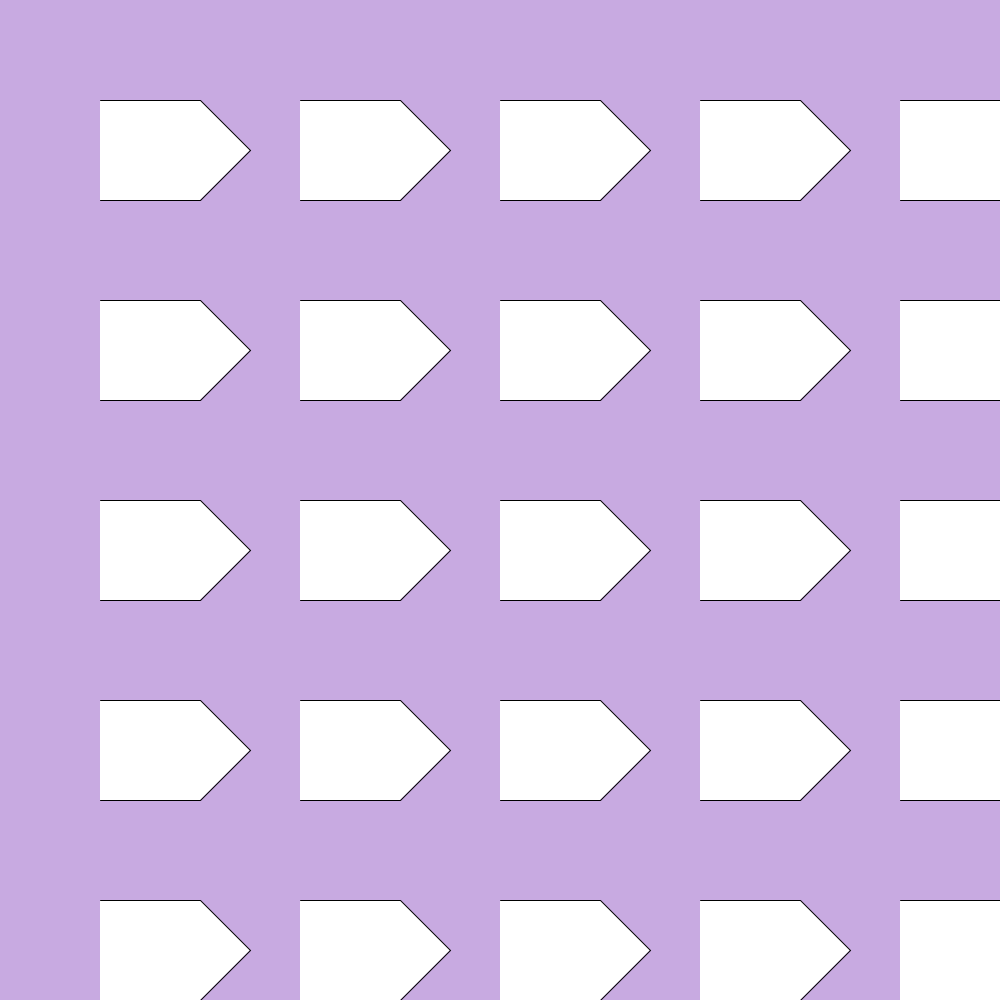
Frame 1 (no input)
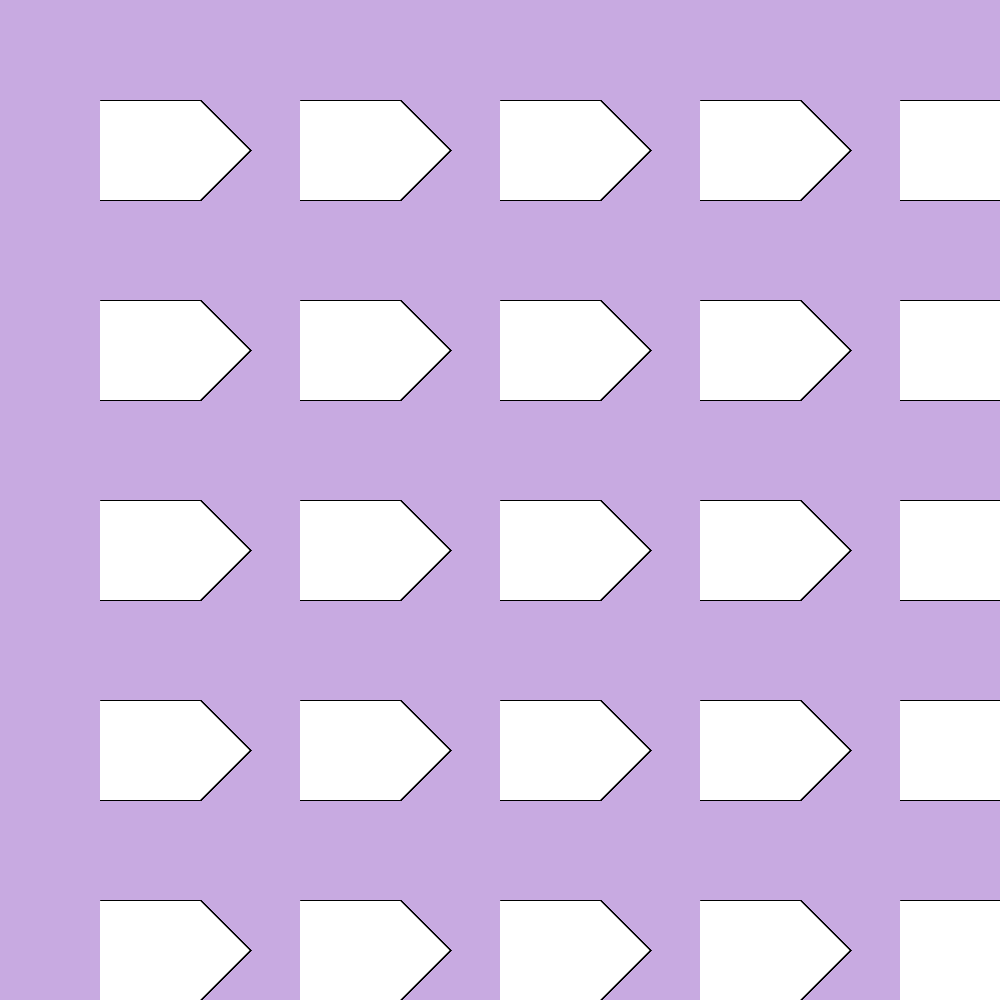
Frame 60 (the mouse pressed at the canvas centre just before this capture)
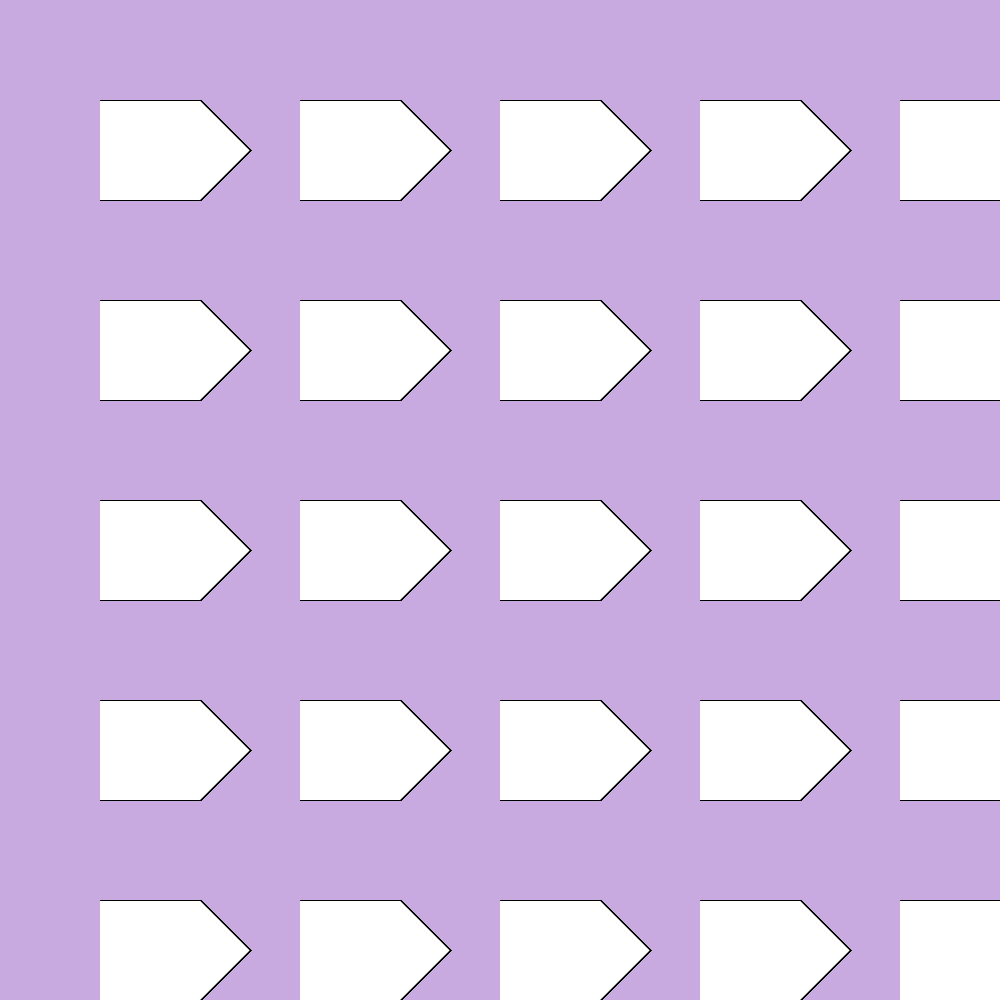
Frame 120 (the mouse held since frame 60 and released just before this capture)

The Processing sketch that drew these frames (run headless with seeded random() and noise(); from frame 60 on, the mouse is pressed at the canvas centre):

// Processing sketch: Pentagons____we_on_shapes_now____that_s_what_we_doin
// ── Pentagons____we_on_shapes_now____that_s_what_we_doin.pde
int w = 100;
int s = 100;


void setup() {
  size(1000, 1000);
      background(200, 170, 225);

}

void draw() {
    //background(200, 170, 225);

  for (int a = 0; a < width; a = a + 200) {
    for (int e = 0; e < height; e = e + 200) {
      pushMatrix();
      beginShape();
      vertex(a + s, e +w);
      vertex(a+s + 100, e+w);
      vertex(a+s +150, e+w + 50);
      vertex(a+s +100, e+w+100);
      vertex(a+s, e+w + 100);
      endShape();
      popMatrix();
    }
  }
}

void keyPressed() {
  if(key=='d'){
    s = s + 1;
  }
  if (key=='a'){
   s = s - 1;
}
if(key=='s'){
  w = w+1;
}
if(key=='w'){
 w = w - 1; 
}
}

void mousePressed() {
  save("why isn't there a pentagon function.png");
}
